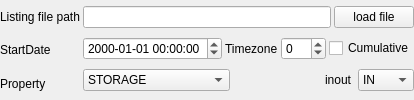
            <widget class="QWidget" name="tabModflow">
             <layout class="QHBoxLayout" name="horizontalLayout_30">
              <property name="spacing">
               <number>3</number>
              </property>
              <property name="margin">
               <number>0</number>
              </property>
              <item>
               <layout class="QVBoxLayout" name="verticalLayout_17">
                <property name="spacing">
                 <number>0</number>
                </property>
                <property name="leftMargin">
                 <number>0</number>
                </property>
                <item>
                 <widget class="QLabel" name="label_31">
                  <property name="text">
                   <string>Listing file path</string>
                  </property>
                 </widget>
                </item>
                <item>
                 <widget class="QLabel" name="label_32">
                  <property name="text">
                   <string>StartDate</string>
                  </property>
                 </widget>
                </item>
                <item>
                 <widget class="QLabel" name="label_33">
                  <property name="text">
                   <string>Property</string>
                  </property>
                 </widget>
                </item>
               </layout>
              </item>
              <item>
               <layout class="QVBoxLayout" name="verticalLayout_18">
                <property name="spacing">
                 <number>3</number>
                </property>
                <property name="topMargin">
                 <number>0</number>
                </property>
                <property name="bottomMargin">
                 <number>0</number>
                </property>
                <item>
                 <layout class="QHBoxLayout" name="horizontalLayout_10">
                  <item>
                   <widget class="QLineEdit" name="modPath"/>
                  </item>
                  <item>
                   <widget class="QPushButton" name="modFile">
                    <property name="text">
                     <string>load file</string>
                    </property>
                   </widget>
                  </item>
                 </layout>
                </item>
                <item>
                 <layout class="QHBoxLayout" name="horizontalLayout_33" stretch="3,1,1,2">
                  <item>
                   <widget class="QDateTimeEdit" name="modStartPos">
                    <property name="displayFormat">
                     <string>yyyy-MM-dd hh:mm:ss</string>
                    </property>
                   </widget>
                  </item>
                  <item>
                   <widget class="QLabel" name="label_35">
                    <property name="text">
                     <string>Timezone</string>
                    </property>
                   </widget>
                  </item>
                  <item>
                   <widget class="QSpinBox" name="modTz">
                    <property name="minimum">
                     <number>-12</number>
                    </property>
                    <property name="maximum">
                     <number>12</number>
                    </property>
                   </widget>
                  </item>
                  <item>
                   <widget class="QCheckBox" name="modCum">
                    <property name="text">
                     <string>Cumulative</string>
                    </property>
                   </widget>
                  </item>
                 </layout>
                </item>
                <item>
                 <layout class="QHBoxLayout" name="horizontalLayout_31" stretch="2,3,1,1">
                  <item>
                   <widget class="QComboBox" name="modProp">
                    <item>
                     <property name="text">
                      <string>STORAGE</string>
                     </property>
                    </item>
                    <item>
                     <property name="text">
                      <string>CONSTANT HEAD</string>
                     </property>
                    </item>
                    <item>
                     <property name="text">
                      <string>WELLS</string>
                     </property>
                    </item>
                    <item>
                     <property name="text">
                      <string>RIVER LEAKAGE</string>
                     </property>
                    </item>
                    <item>
                     <property name="text">
                      <string>TOTAL</string>
                     </property>
                    </item>
                    <item>
                     <property name="text">
                      <string>STREAM LEAKAGE</string>
                     </property>
                    </item>
                    <item>
                     <property name="text">
                      <string>HEAD DEP BOUNDS</string>
                     </property>
                    </item>
                    <item>
                     <property name="text">
                      <string>RECHARGE</string>
                     </property>
                    </item>
                    <item>
                     <property name="text">
                      <string>ET SEGMENTS</string>
                     </property>
                    </item>
                    <item>
                     <property name="text">
                      <string>DRAIN (DRT)</string>
                     </property>
                    </item>
                    <item>
                     <property name="text">
                      <string>SPECIFIED FLOWS</string>
                     </property>
                    </item>
                    <item>
                     <property name="text">
                      <string>ET</string>
                     </property>
                    </item>
                    <item>
                     <property name="text">
                      <string>LAKE SEEPAGE</string>
                     </property>
                    </item>
                    <item>
                     <property name="text">
                      <string>MNW</string>
                     </property>
                    </item>
                    <item>
                     <property name="text">
                      <string>RESERV. LEAKAGE</string>
                     </property>
                    </item>
                    <item>
                     <property name="text">
                      <string>UZF RECHARGE</string>
                     </property>
                    </item>
                    <item>
                     <property name="text">
                      <string>GW ET</string>
                     </property>
                    </item>
                    <item>
                     <property name="text">
                      <string>SURFACE LEAKAGE</string>
                     </property>
                    </item>
                   </widget>
                  </item>
                  <item>
                   <spacer name="horizontalSpacer_11">
                    <property name="orientation">
                     <enum>Qt::Horizontal</enum>
                    </property>
                    <property name="sizeHint" stdset="0">
                     <size>
                      <width>40</width>
                      <height>20</height>
                     </size>
                    </property>
                   </spacer>
                  </item>
                  <item>
                   <widget class="QLabel" name="label_34">
                    <property name="text">
                     <string>inout</string>
                    </property>
                   </widget>
                  </item>
                  <item>
                   <widget class="QComboBox" name="modInout">
                    <item>
                     <property name="text">
                      <string>IN</string>
                     </property>
                    </item>
                    <item>
                     <property name="text">
                      <string>OUT</string>
                     </property>
                    </item>
                   </widget>
                  </item>
                 </layout>
                </item>
               </layout>
              </item>
             </layout>
            </widget>
